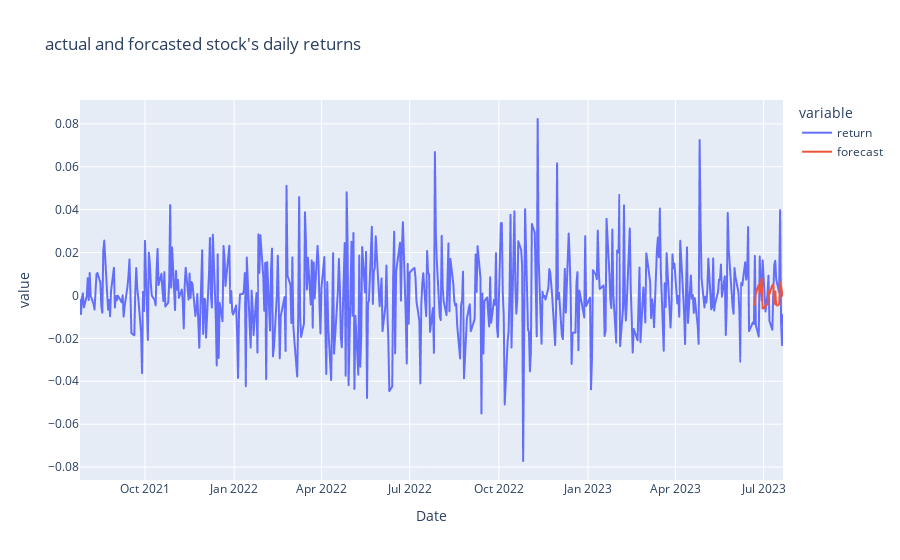

This figure's notebook cell:
### Markdown cell above
##### Actual daily return vs forecasted daily returns <br>
The forcasted daily returns captured variations and looks promising.

### Code cell
fig4 = px.line(data_frame = data[["return", "forecast"]], 
              title = "actual and forcasted stock's daily returns")
                                       
fig4.show()

### Figure 1 — Plotly figure (JSON) as saved in the notebook; plotly's stock layout.template omitted (floating-point values rounded to 4 significant figures; data arrays with more than 128 entries replaced by an {"elided": "..."} marker saying what was removed)
{"data": [{"hovertemplate": "variable=return<br>Date=%{x}<br>value=%{y}<extra></extra>", "legendgroup": "return", "line": {"color": "#636efa", "dash": "solid"}, "marker": {"symbol": "circle"}, "mode": "lines", "name": "return", "showlegend": true, "type": "scattergl", "x": {"elided": "501 str values"}, "xaxis": "x", "y": {"elided": "501 float values"}, "yaxis": "y"}, {"hovertemplate": "variable=forecast<br>Date=%{x}<br>value=%{y}<extra></extra>", "legendgroup": "forecast", "line": {"color": "#EF553B", "dash": "solid"}, "marker": {"symbol": "circle"}, "mode": "lines", "name": "forecast", "showlegend": true, "type": "scattergl", "x": {"elided": "501 str values"}, "xaxis": "x", "y": {"elided": "501 float values"}, "yaxis": "y"}], "layout": {"legend": {"title": {"text": "variable"}, "tracegroupgap": 0}, "title": {"text": "actual and forcasted stock's daily returns"}, "xaxis": {"anchor": "y", "domain": [0, 1], "title": {"text": "Date"}}, "yaxis": {"anchor": "x", "domain": [0, 1], "title": {"text": "value"}}}}
